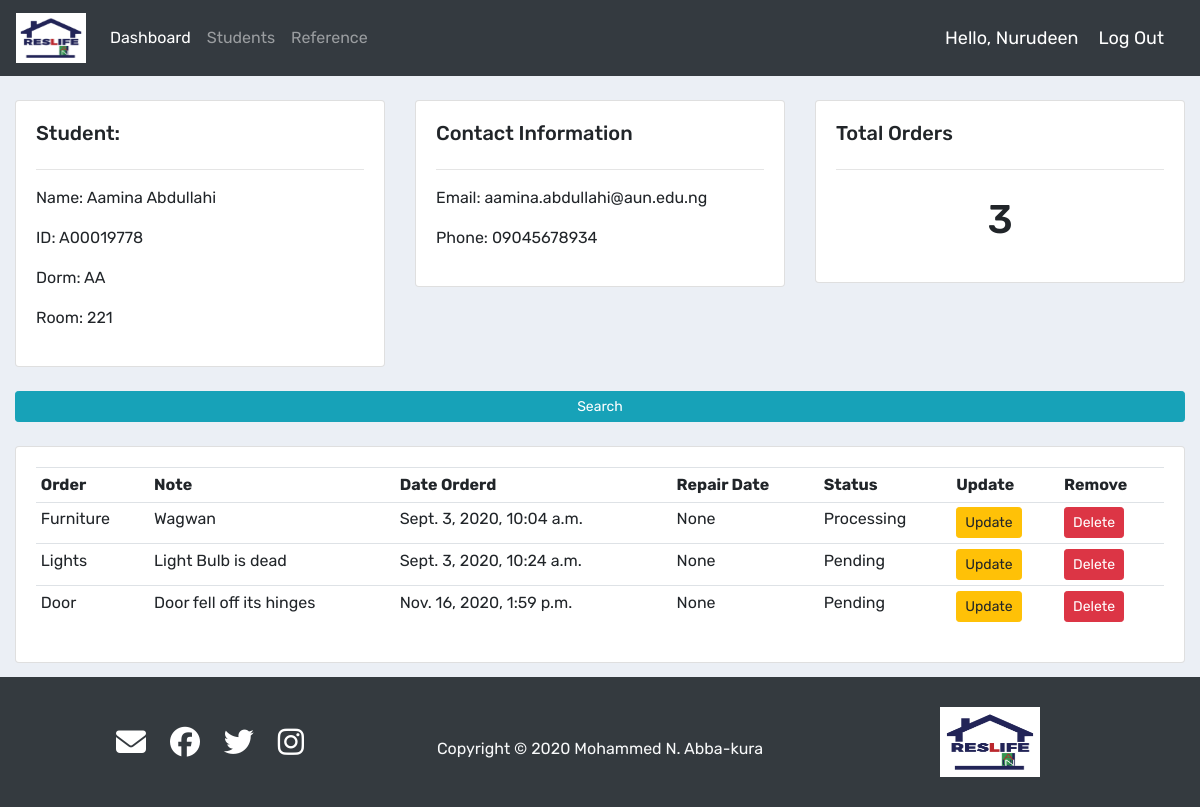
The page /student/1/ (signed in) on the database its author committed.
### accounts/models.py (models this page shows, shortened)
class Student(models.Model):
    DORM_NAME = (
        ('AA', 'AA'),
        ('BB', 'BB'),
        ('CC', 'CC'),
        ('DD', 'DD'),
        ('EE', 'EE'),
        ('FF', 'FF'),
        ('Gabriel V', 'Gabriel V'),
        ('Rosaria V', 'Rosaria V'),
        ('Aisha Kande', 'Aisha Kande'),
    )
    user = models.OneToOneField(User, null=True, blank=True, on_delete=models.CASCADE)
    name = models.CharField(max_length=50, null=True)
    student_id = models.CharField(max_length=9, validators=[alphanumeric], null=True)
    email = models.EmailField(max_length=50, null=True, unique=True)
    dorm = models.CharField(max_length=50, null=True,  choices=DORM_NAME, blank=True)
    room = models.IntegerField(null=True)
    phone = models.CharField(max_length=11, null=True)
    profile_pic = models.ImageField(default='arab.png', null=True, blank=True)
    date_created = models.DateTimeField(auto_now_add=True, null=True)

class Order(models.Model):
    DORM_NAME = (
        ('AA', 'AA'),
        ('BB', 'BB'),
        ('CC', 'CC'),
        ('DD', 'DD'),
        ('EE', 'EE'),
        ('FF', 'FF'),
        ('Gabriel V', 'Gabriel V'),
        ('Rosaria V', 'Rosaria V'),
        ('Aisha Kande', 'Aisha Kande'),
    )
    STATUS = (
        ('Pending', 'Pending'),
        ('Processing', 'Processing'),
        ('Order Done', 'Order Done'),
    )
    student = models.ForeignKey(Student, null=True, blank=True, on_delete=models.SET_NULL)
    work_order = models.ForeignKey(WorkOrder, null=True, on_delete=models.SET_NULL)
    date_created = models.DateTimeField(auto_now_add=True, null=True)
    dorm = models.CharField(max_length=50, null=True,  choices=DORM_NAME, blank=True)
    room = models.IntegerField(null=True)
    status = models.CharField(max_length=50, null=True, blank=True, choices=STATUS, default='Pending')
    note = models.TextField(max_length=200, null=True)
    repair_date = models.CharField(max_length=20, null=True, blank=True)

class WorkOrder(models.Model):
    CATEGORY = (
        ('AC', 'AC'),
        ('Electricity', 'Electicity'),
        ('Plumbing', 'Plumbing'),
        ('Wright Repair', 'Wright Repair'),
        ('Other', 'Other'),
    )
    order_name = models.CharField(max_length=50, null=True)
    category = models.CharField(max_length=50, null=True,  choices=CATEGORY, blank=True)
    description = models.CharField(max_length=200, null=True, blank=True)
    date_created = models.DateTimeField(auto_now_add=True, null=True)
    order_worker = models.ForeignKey(OrderWorker, null=True, on_delete=models.SET_NULL)
    def __str__(self):
        return self.order_name

### accounts/decorators.py (the view)
        def wrapper_func(request, *args, **kwargs):
            group = None
            if request.user.groups.exists():
                group = request.user.groups.all()[0].name
            if group in allowed_roles:
                return view_func(request, *args, **kwargs)
            else:
                return HttpResponse('You are not authorised to view this page')

### accounts/views.py (called while the page is built)
@login_required(login_url='login')
@allowed_users(allowed_roles=['admin', 'RD'])
def student(request, pk):
    student = Student.objects.get(id=pk)
    orders = student.order_set.all()
    order_count = orders.count()
    myFilter = OrderFilter(request.GET, queryset=orders)
    orders = myFilter.qs
    context = {'student':student, 'orders':orders, 'order_count':order_count, 'myFilter':myFilter}
    return render(request, 'accounts/student.html', context)

### accounts/templates/accounts/student.html (shortened to what this page needs)
{%  extends 'accounts/base.html' %}
{% block content %}
	<br>
<div class="row">
	<div class="col-md">
		<div class="card card-body">
			<h5>Student:</h5>
			<hr>
      <p>Name: {{student.name}}</p>
			<p>ID: {{student.student_id}}</p>
			<p>Dorm: {{student.dorm}}</p>
			<p>Room: {{student.room}}</p>
		</div>
	</div>
	<div class="col-md">
		<div class="card card-body">
			<h5>Contact Information</h5>
			<hr>
			<p>Email: {{student.email}}</p>
			<p>Phone: {{student.phone}}</p>
		</div>
	</div>
	<div class="col-md">
		<div class="card card-body">
			<h5>Total Orders</h5>
			<hr>
			<h1 style="text-align: center;padding: 10px">{{order_count}}</h1>
		</div>
	</div>
</div>
<br>
<div class="row">
	<div class="col">
		<button class="btn btn-info  btn-sm btn-block" id="appear" type="button" name="button">Search</button>
	</div>
</div>
<br>
<div class="row">
	<div class="col-md">
		<div class="card card-body">
			<table class="table table-sm">
				<tr>
					<th>Order</th>
					<th>Note</th>
					<th>Date Orderd</th>
					<th>Repair Date</th>
					<th>Status</th>
					<th>Update</th>
					<th>Remove</th>
				</tr>
        {% for order in orders %}
        <tr>
          <td>{{ order.work_order }}</td>
          <td>{{ order.note }}</td>
          <td>{{ order.date_created }}</td>
          <td>{{ order.repair_date }}</td>
          <td>{{ order.status }}</td>
          <td><a class="btn btn-sm btn-warning" href="{% url 'update_order' order.id %}">Update</a></td>
          <td><a class="btn btn-sm btn-danger" href="{% url 'delete_order' order.id %}">Delete</a></td>
        </tr>
        {% endfor %}
			</table>
		</div>
	</div>
</div>
{% endblock %}

### accounts/templates/accounts/navbar.html (shortened to what this page needs)
{% load static %}
<nav class="navbar navbar-expand-lg navbar-dark bg-dark">
<a class="navbar-brand" href="{% url 'home' %}"><img height="50px" width="70px" src="{% static 'images/logo.jpg' %}" alt=""></a>
  <div class="collapse navbar-collapse" id="navbarNav">
    <ul class="navbar-nav">
      {% if request.user.is_staff %}
      <li class="nav-item active">
        <a class="nav-link" href="{% url 'home' %}">Dashboard</a>
      </li>
      <li class="nav-item">
        <a class="nav-link" href="{% url 'all_students' %}">Students</a>
      </li>
      <li class="nav-item">
        <a class="nav-link" href="{% url 'work_orders' %}">Reference</a>
      </li>
      {% endif %}
    </ul>
  </div>
  <span class="top-right">Hello, {{request.user}}</span>
  <span><a class="top-right" href="{% url 'logout' %}">Log Out</a></span>
</nav>

### static/css/basic.css (style rules this page uses)
html { height: 100%; margin: 0; padding: 0; }
body { background-color: #ebeff5; font-family: 'Rubik', sans-serif; margin: 0; padding: 0; height: 100%; }
img { max-width: 100% }

### accounts/templates/accounts/navbar.html (style rules this page uses)
.top-right { font-size: 18px; color: #fff; margin-right: 20px }

### rows shown on the page
Student: name "Aamina Abdullahi", student_id "A00019778", dorm "AA", room "221", email "aamina.abdullahi@aun.edu.ng", phone "09045678934"
Order: work_order "Furniture", note "Wagwan", date_created "Sept. 3, 2020, 10:04 a.m.", repair_date "None", status "Processing"
Order: work_order "Lights", note "Light Bulb is dead", date_created "Sept. 3, 2020, 10:24 a.m.", repair_date "None", status "Pending"
Order: work_order "Door", note "Door fell off its hinges", date_created "Nov. 16, 2020, 1:59 p.m.", repair_date "None", status "Pending"

### other values the page prints
{{ request.user }} "Nurudeen"
{{ order_count }} "3"
